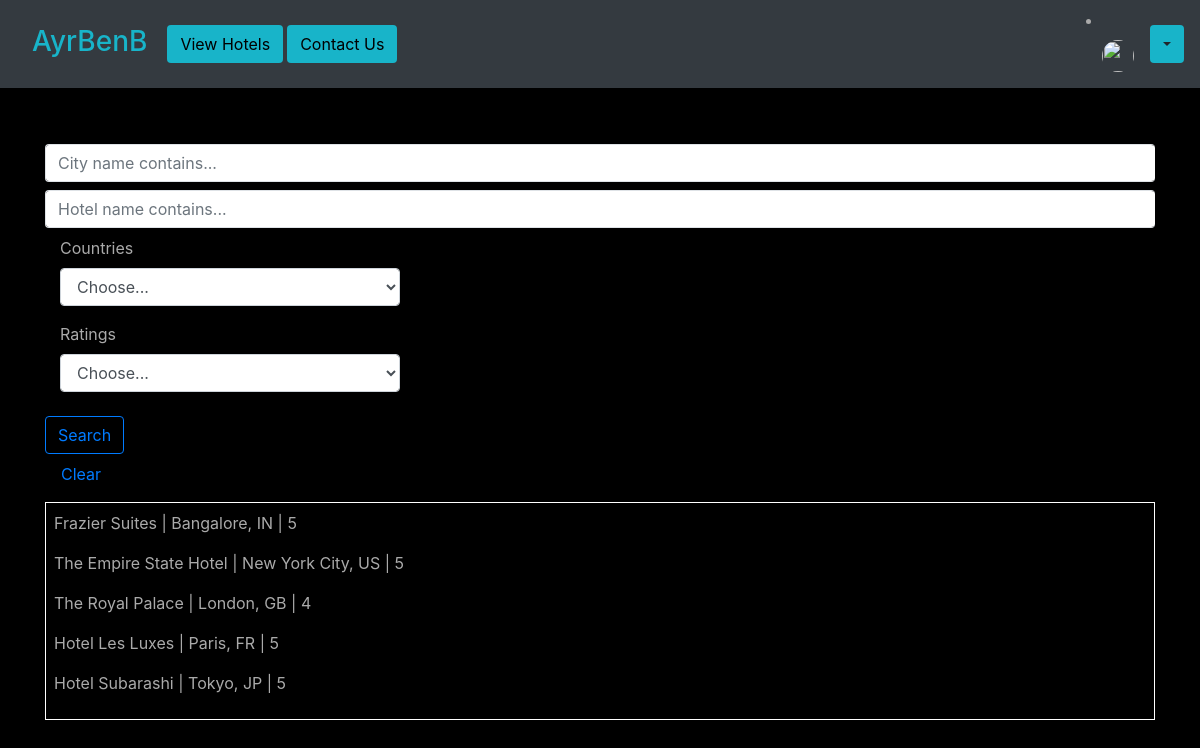
Screenshot of /search-form with the database file from the repository.
### base/models.py (models this page shows, shortened)
class Hotel(models.Model):
    location = models.ForeignKey(Location, on_delete=models.CASCADE, default=True, null=True)
    hotel_name = models.CharField(max_length=100)
    hotel_rating = models.IntegerField(default=1, validators=[
            MaxValueValidator(5),
            MinValueValidator(1)
        ])
    description = models.CharField(max_length=500, blank=False, default="Lorem ipsum dolor sit amet consectetur adipisicing elit.")
    slug = models.SlugField()
    image = models.ImageField(upload_to='images/', default='images/default.jpg')

class Location(models.Model):
    COUNTRY_CHOICES = countries
    country = models.CharField(
        max_length=30,
        choices=COUNTRY_CHOICES,
        default='IN'
    )
    city = models.CharField(max_length=100)
    def __str__(self):
        return "{0}, {1}".format(self.city, self.country)

### base/views.py (the view)
# urls.py: path('search-form', views.search_filter_view, name='search-filter'),
def search_filter_view(request):
    location_contains = request.GET.get('location_contains')
    hotel_contains = request.GET.get('hotel_contains')
    locations = Location.objects.all()
    location_set = []
    for loc in locations:
        location_set.append(loc.country)
    location_selected = request.GET.get('location')
    ratings = request.GET.get('ratings')
    print('val:', ratings)
    queryset = Hotel.objects.all()
    if location_contains != '' and location_contains is not None:
        queryset = Hotel.objects.filter(location__city__icontains=location_contains)
        print(queryset)
    elif hotel_contains != '' and hotel_contains is not None:
        queryset = Hotel.objects.filter(hotel_name__icontains=hotel_contains)
        print(queryset)
    elif location_selected != '' and location_selected is not None and location_selected != "Choose...":
        queryset = Hotel.objects.filter(location__country=location_selected)
    elif ratings != '' and ratings is not None:
        queryset = Hotel.objects.filter(hotel_rating=ratings)
    context = {
        'loc_set': location_set,
        'queryset': queryset,
    }
    return render(request, "base/search_filter_form.html", context)

### base/templates/base/search_filter_form.html (shortened to what this page needs)
{% extends "base/base.html" %}
{% block content %}
    <form action="search-form" method="GET">
        <input class="form-control py-2 border-right-0 border mt-2 mb-2" type="search" name="location_contains" placeholder="City name contains..." id="tags" />
        <input class="form-control py-2 border-right-0 border mt-2 mb-2" type="search" name="hotel_contains" placeholder="Hotel name contains..." />
        <div class="form-group col-md-4 col-lg-4">
            <label for="location">Countries</label>
            <select id="location" class="form-control" name="location">
            <option selected>Choose...</option>
            </select>
        </div>
        <div class="form-group col-md-4 col-lg-4">
            <label for="ratings">Ratings</label>
            <select id="ratings" class="form-control" name="ratings">
            <option selected>Choose...</option>
            </select>
        </div>
        <button type="submit" class="btn btn-outline-primary mt-2">Search</button>
        <a class="nav-item nav-link" href="{% url 'base:search-filter' %}">Clear</a>
    </form>
    <div class="container mt-2 p-2 border border-white">
        {% for hotel in queryset %}
            <p> {{ hotel.hotel_name }} | {{ hotel.location }} | {{ hotel.hotel_rating }}</p>
        {% endfor %}
    </div>
{% endblock content %}

### base/static/base/main.css (style rules this page uses)
body { background: #fafafa00; color: #aaaaaa; background-color: #78c2c9; }
.bg-black { background-color: rgb(0, 0, 0); }

### rows the page displays
Hotel: hotel_name "Frazier Suites", location "Bangalore, IN", hotel_rating "5"
Hotel: hotel_name "The Empire State Hotel", location "New York City, US", hotel_rating "5"
Hotel: hotel_name "The Royal Palace", location "London, GB", hotel_rating "4"
Hotel: hotel_name "Hotel Les Luxes", location "Paris, FR", hotel_rating "5"
Hotel: hotel_name "Hotel Subarashi", location "Tokyo, JP", hotel_rating "5"
